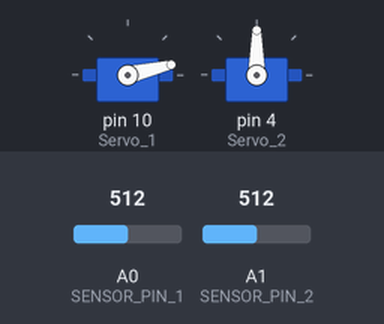
The sketch below on a simulated Arduino Uno, built with avr-gcc and run on an emulated ATmega328P. Shown: 2 × servo. The test bench sets the inputs (shaded band); at power-on: A0 (SENSOR_PIN_1) = 512, A1 (SENSOR_PIN_2) = 512.

Above: at 1.2 s.
1.3 s: A0 (SENSOR_PIN_1) set to 170
At 4.0 s:
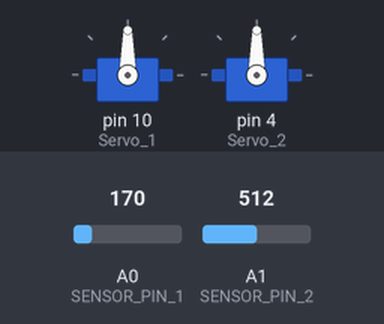
4.3 s: A0 (SENSOR_PIN_1) set to 122
At 15.5 s:
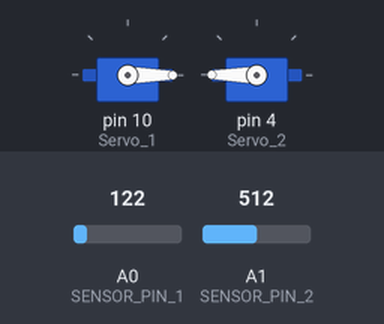
Timing chart, 0 to 26.9 s (numbered marks = the images above; inputs shaded):
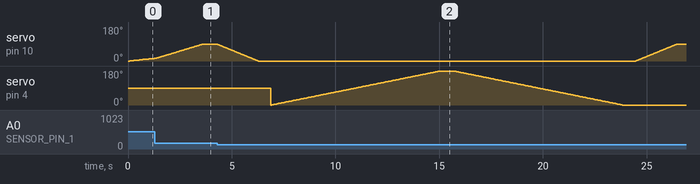

The sketch:

4_servo_motor1.ino
```cpp
#include <Servo.h>

Servo Servo_1;
Servo Servo_2;

const int SENSOR_PIN_1 = A0;
const int SENSOR_PIN_2 = A1;
const int DEFAULT_WAIT = 600;

void setup() {
    Servo_1.attach(10, 500, 2500);
    Servo_2.attach(4, 500, 2500);

    pinMode(SENSOR_PIN_1, INPUT);
    pinMode(SENSOR_PIN_2, INPUT);
}

void loop() {
    // Servo e par
    for (int i = 0; i <= 90; i++) { // me shku
        int sensorValue1 = map(analogRead(SENSOR_PIN_1), 0, 1023, 1, 180);
        Servo_1.write(i);
        delay(sensorValue1);
    }
    delay(DEFAULT_WAIT);

    for (int j = 90; j >= 0; j--) { // mu kthy
        int sensorValue1 = map(analogRead(SENSOR_PIN_1), 0, 1023, 1, 180);
        Servo_1.write(j);
        delay(sensorValue1);
    }
    delay(DEFAULT_WAIT);

    // Second servo
    for (int i = 0; i <= 180; i++) { // me shku
        int sensorValue2 = map(analogRead(SENSOR_PIN_2), 0, 1023, 1, 90);
        Servo_2.write(i);
        delay(sensorValue2);
    }
    delay(DEFAULT_WAIT);

    for (int j = 180; j >= 0; j--) { // mu kthy
        int sensorValue2 = map(analogRead(SENSOR_PIN_2), 0, 1023, 1, 90);
        Servo_2.write(j);
        delay(sensorValue2);
    }

    delay(DEFAULT_WAIT);
}
```
